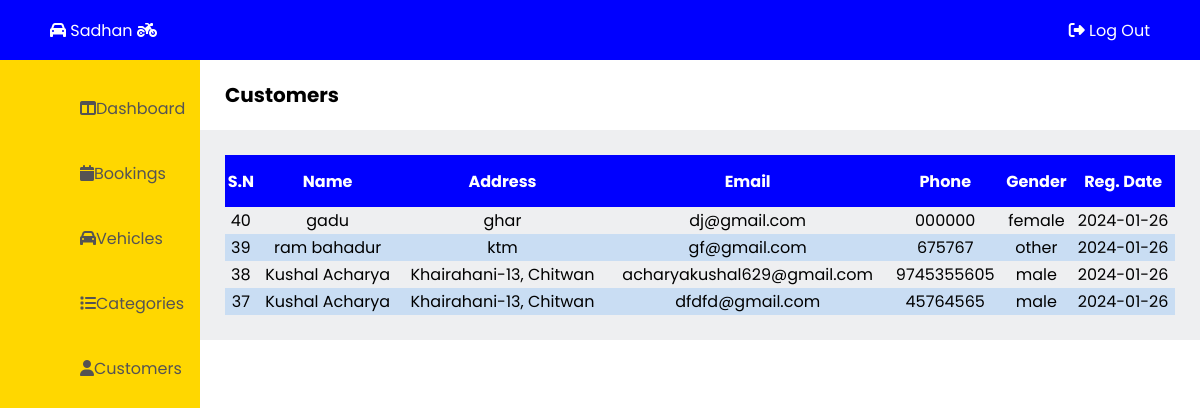
The page /admin/customers.php on the database as committed earlier.
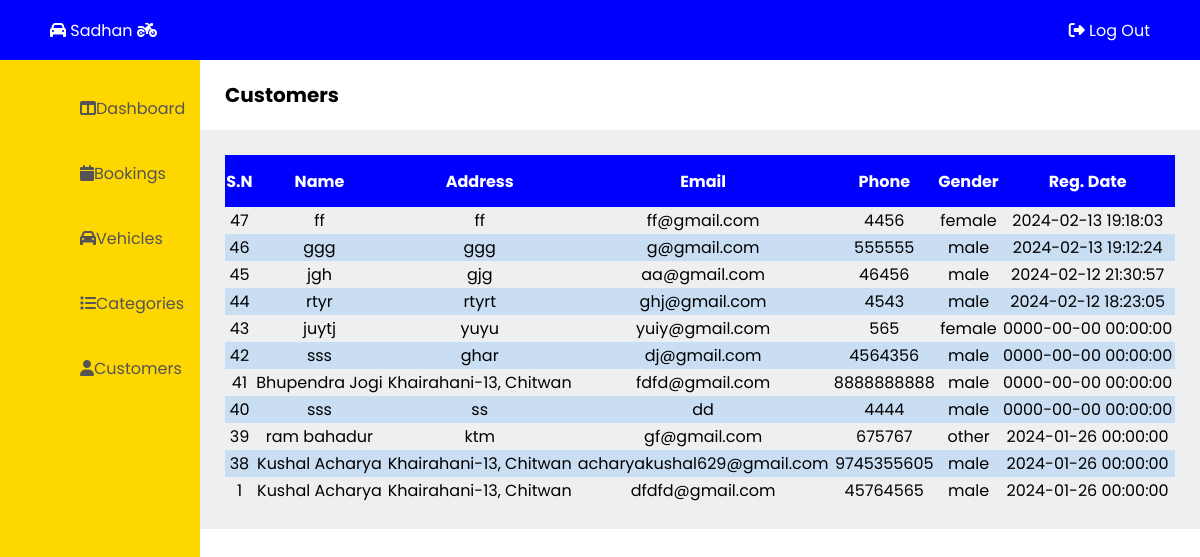
The same page on the database as committed later.
### tables this page shows
CREATE TABLE `user_signup` (
  `u_id` int(11) NOT NULL,
  `u_name` varchar(50) NOT NULL,
  `u_address` varchar(100) NOT NULL,
  `u_email` varchar(50) NOT NULL,
  `u_phone` varchar(15) NOT NULL,
  `u_gender` varchar(20) NOT NULL,
  `u_password` varchar(20) NOT NULL,
  `u_reg_date` datetime NOT NULL DEFAULT CURRENT_TIMESTAMP
);

### admin/customers.php (the view, shortened to what this page needs)
<!DOCTYPE html>
<html lang="en">
<head>
  <link rel="stylesheet" href="admin-css\admin-style.css"/>
</head>
<body>
  <?php
    include "admin-container\admin-header.php";
  ?>
  <?php
    include "admin-container\admin-leftbar.php";
  ?>
  <main class="main">
    <section class="title">
      <p>Customers</p>
    </section>
    <div class="customer-table">
      <table>
        <tr>
          <th>S.N</th>
          <th>Name</th>
          <th>Address</th>
          <th>Email</th>
          <th>Phone</th>
          <th>Gender</th>
          <th>Reg. Date</th>
        </tr>
<?php
    $qry = "SELECT * FROM user_signup ORDER BY u_id DESC";
    include 'admin-container/db_connection.php';
    $result = mysqli_query($con, $qry);
?>
        <?php while($row = mysqli_fetch_assoc($result)) { ?>
          <tr>
            <td><?php echo $row['u_id'];?></td>
            <td><?php echo $row['u_name'];?></td>
            <td><?php echo $row['u_address'];?></td>
            <td><?php echo $row['u_email'];?></td>
            <td><?php echo $row['u_phone'];?></td>
            <td><?php echo $row['u_gender'];?></td>
            <td><?php echo $row['u_reg_date'];?></td>
          </tr>
        <?php } ?>
      </table>
    </div>
  </main>
</body>
</html>

Rows that differ between the two databases and show on the page:
removed user_signup: u_id "37", u_name "Kushal Acharya", u_address "Khairahani-13, Chitwan", u_email "dfdfd@gmail.com", u_phone "45764565", u_gender "male", u_reg_date "2024-01-26"
added user_signup: u_id "47", u_name "ff", u_address "ff", u_email "ff@gmail.com", u_phone "4456", u_gender "female", u_reg_date "2024-02-13 19:18:03"
added user_signup: u_id "46", u_name "ggg", u_address "ggg", u_email "g@gmail.com", u_phone "555555", u_gender "male", u_reg_date "2024-02-13 19:12:24"
added user_signup: u_id "45", u_name "jgh", u_address "gjg", u_email "aa@gmail.com", u_phone "46456", u_gender "male", u_reg_date "2024-02-12 21:30:57"
added user_signup: u_id "44", u_name "rtyr", u_address "rtyrt", u_email "ghj@gmail.com", u_phone "4543", u_gender "male", u_reg_date "2024-02-12 18:23:05"
added user_signup: u_id "43", u_name "juytj", u_address "yuyu", u_email "yuiy@gmail.com", u_phone "565", u_gender "female", u_reg_date "0000-00-00 00:00:00"
added user_signup: u_id "42", u_name "sss", u_address "ghar", u_email "dj@gmail.com", u_phone "4564356", u_gender "male", u_reg_date "0000-00-00 00:00:00"
added user_signup: u_id "41", u_name "Bhupendra Jogi", u_address "Khairahani-13, Chitwan", u_email "fdfd@gmail.com", u_phone "8888888888", u_gender "male", u_reg_date "0000-00-00 00:00:00"
changed user_signup id 40: u_name "gadu" → "sss"; u_address "ghar" → "ss"; u_email "dj@gmail.com" → "dd"; u_phone "000000" → "4444"; u_gender "female" → "male"; u_reg_date "2024-01-26" → "0000-00-00 00:00:00"
changed user_signup "ram bahadur": u_reg_date "2024-01-26" → "2024-01-26 00:00:00"
changed user_signup "acharyakushal629@gmail.com": u_reg_date "2024-01-26" → "2024-01-26 00:00:00"
added user_signup: u_id "1", u_name "Kushal Acharya", u_address "Khairahani-13, Chitwan", u_email "dfdfd@gmail.com", u_phone "45764565", u_gender "male", u_reg_date "2024-01-26 00:00:00"
